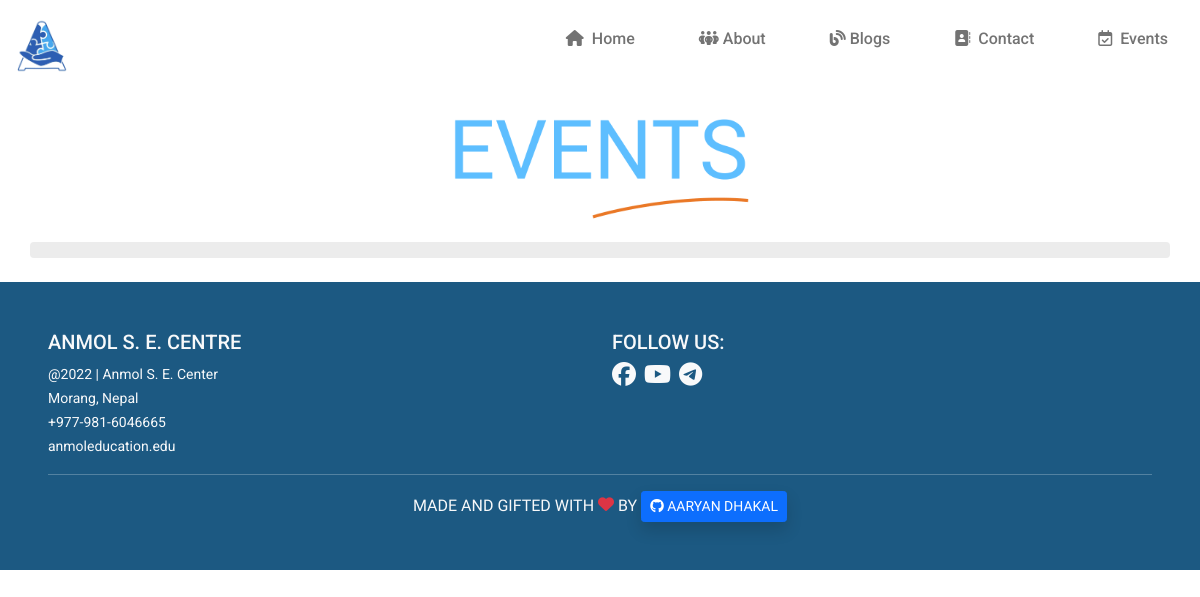
/events/, run on an earlier commit of the app's database.
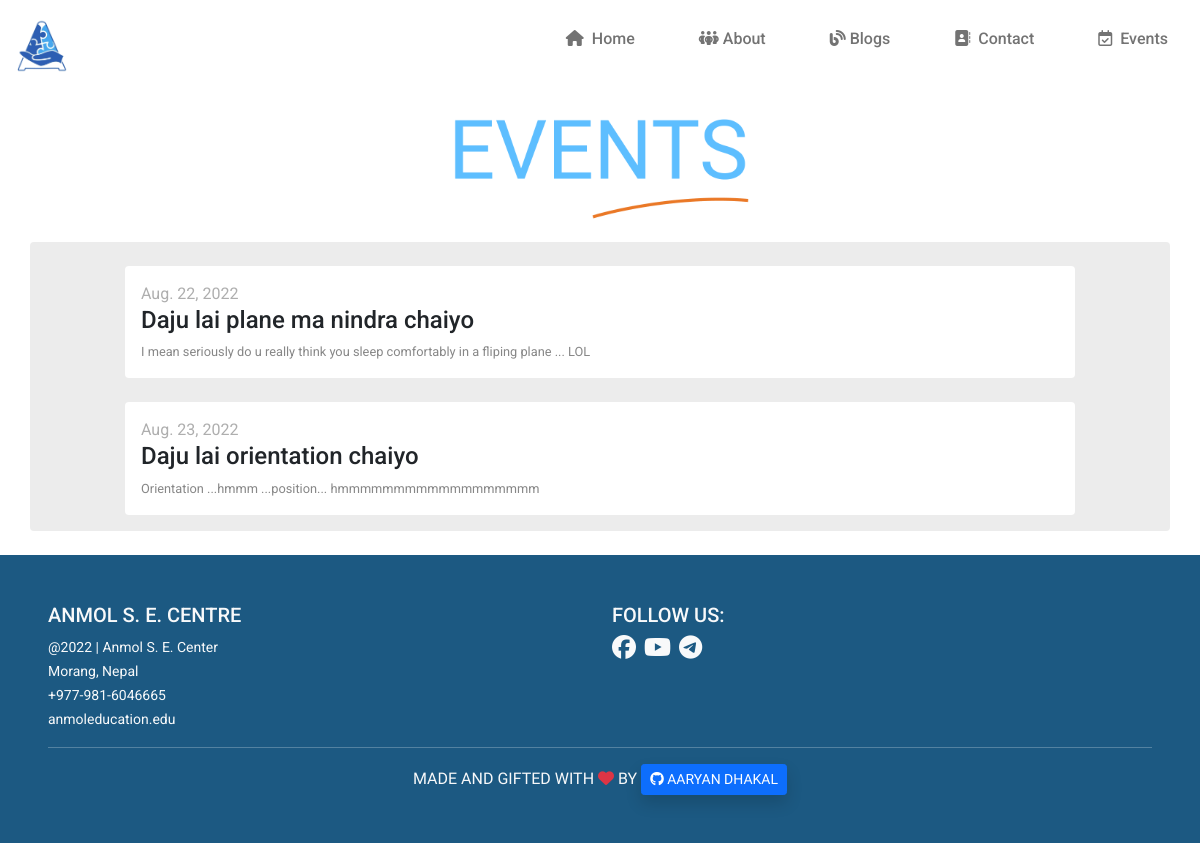
And on a later commit of the database.
### events/models.py (models this page shows)
class Event(models.Model):
    date = models.DateField(default="", max_length=20)
    event = models.CharField(default="", max_length=100)
    body = models.TextField(default="")

### events/views.py (the view)
# urls.py: path("", views.eventView, name="event"),
def eventView(request):
    events = Event.objects.all()
    return render(request, "events.html", {"events": events})

### events/templates/events.html (shortened to what this page needs)
{% extends 'base.html' %}
{% block body %}
{% load static %}
<div class="text-center d-none d-lg-block">
  <img class = "img-fluid"  style="width: 20rem;" src="{% static 'images/events.png'%}" alt="">
</div>
<div class="container mt-3 mb-4 ">
      <div class="row blog-back g-4 mt-3 pb-3 rounded">
        {% for event in events %}
        <div class="col-1"></div>
        <div class="col-10 bg-white p-3 rounded">
          <div class="txt-gray" >{{event.date}}</div>
          <h4 class="text-left" >{{ event.event }}</h4>
          <div class="dec-line-space txt-dark-gray text-justify" >{{ event.body }}</div>
        </div>
        <div class="col-1"></div>
        {% endfor %}
      </div>
</div>
{% endblock body %}

### page/templates/base.html (shortened to what this page needs)
<!DOCTYPE html>
<html lang="en">
  <head>
    {% load static %}
    <link href="{% static 'css/bootstrap.min.css' %}" rel="stylesheet">
    <link rel="stylesheet" href="{% static 'css/custom.css' %}">
  </head>
  <body>
    <nav class="navbar navbar-expand-lg  navbar-light bg-white">
      <a class="navbar-brand" href="#"
        ><img src="{% static 'images/logo.png'%}" width="75" height="60" alt="SchoolLogo"
      /></a>
      <div class="collapse navbar-collapse d-lg-flex justify-content-lg-end" id="navbarSupportedContent">
        <ul class="navbar-nav ">
          <li class="nav-item px-4 ">
            <a class="nav-link text-right h6" href="/"
              ><i class="fa-solid fa-house">&nbsp;</i> Home</a
            >
          </li>
          <li class="nav-item px-4">
            <a class="nav-link text-right h6" href="/about"
              ><i class="fa-solid fa-people-group">&nbsp;</i>About</a
            >
          </li>
          <li class="nav-item px-4">
            <a class="nav-link text-right h6" href="/blogs"
              ><i class="fa-solid fa-blog">&nbsp;</i>Blogs</a
            >
          </li>
          <li class="nav-item px-4">
            <a class="nav-link text-right h6" href="/contact"
              ><i class="fa-solid fa-address-book">&nbsp;</i> Contact</a
            >
          </li>
          <li class="nav-item px-4">
            <a class="nav-link text-right h6" href="/events"
              ><i class="fa-regular fa-calendar-check">&nbsp;</i> Events</a
            >
          </li>
        </ul>
      </div>
    </nav>
      {% block body %} {% endblock body %}
    <footer class="page-footer p-5 pb-5 bg-blue text-light overflow-hidden">
      <div class="row">
        <div class="col-6">
          <div class ="h5">ANMOL S. E. CENTRE</div>
          <div ><small>@2022 | Anmol S. E. Center</small></div>
          <div ><small>Morang, Nepal</small></div>
          <div ><small>+977-981-6046665</small></div>
          <div ><small>anmoleducation.edu</small></div>
        </div>
        <div class="col-6">
          <div class = "h5">FOLLOW US:</div>
          <i class="fa-brands fa-facebook h4 "></i>&nbsp;
          <i class="fa-brands fa-youtube h4 "></i>&nbsp;
          <i class="fa-brands fa-telegram h4"></i>&nbsp;
        </div>
      </div>
      <hr>
      <div class="text-center text-condensed-rob ">MADE AND GIFTED WITH <i class="fa-solid fa-heart text-danger"></i> BY <a class = "" href="https://github.com/aaryanDhakal22"> <button class = "btn btn-primary btn-sm shadow  ">  <i class="fa fa-github" aria-hidden="true">&nbsp;</i>AARYAN DHAKAL</button> </a></div>
    </footer>
  </body>
</html>

### page/static/css/custom.css (style rules this page uses)
body { font-family: "Roboto"; }
.text-condensed-rob { font-family: "Roboto Condensed", sans-serif; }
.bg-blue { background-color: #1c5982; }
.bg-white { background-color: white; }
.txt-gray { color: #aeaeae; }
.txt-dark-gray { color: #878787; }
.blog-back { background-color: #ececec; }
.dec-line-space { line-height: 20px; font-size: 0.8rem; }

What changed in the data, as far as the page shows it:
added Event: date "Aug. 22, 2022", event "Daju lai plane ma nindra chaiyo", body "I mean seriously do u really think you sleep comfortably in a fliping plane ... LOL"
added Event: date "Aug. 23, 2022", event "Daju lai orientation chaiyo", body "Orientation ...hmmm ...position... hmmmmmmmmmmmmmmmmmm"
